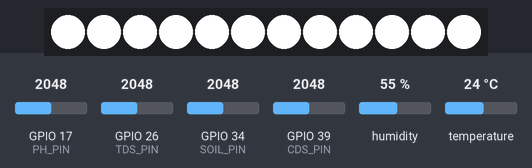
The sketch below on a simulated ESP32. On the bench: 12 RGB LEDs in strip order, left to right. The inputs (shaded band) are chosen by the test bench; at power-on: GPIO 39 (CDS_PIN) = 2048, GPIO 17 (PH_PIN) = 2048, GPIO 26 (TDS_PIN) = 2048, GPIO 34 (SOIL_PIN) = 2048, humidity 55 %, temperature 24 °C. Dim RGB values are drawn brighter than linear; WiFi joins after 1.5 s; servers stay silent unless stated; no MQTT or app messages arrive unless stated; what the sketch prints to the serial monitor is not drawn.

Above: at 4.2 s.
4.3 s: GPIO 39 (CDS_PIN) set to 1960
5.8 s: GPIO 39 (CDS_PIN) set to 2866
7.4 s: GPIO 39 (CDS_PIN) set to 3972
At 12.6 s:
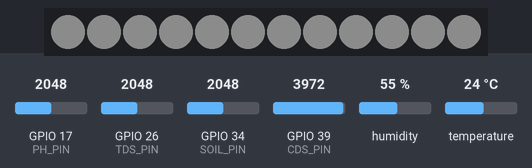
Timing chart, 0 to 14.1 s (numbered marks = the images above; inputs shaded):
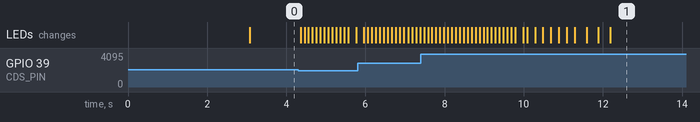

The sketch:

ESP32_A.ino
```cpp
#include <WiFi.h>
#include <PubSubClient.h>
#include <ArduinoJson.h>
#include <DHT.h>
#include <Adafruit_NeoPixel.h>
#include <math.h>

// ====== WiFi & MQTT ======
const char* ssid = "Galaxy";
const char* password = "123456789";
const char* mqtt_server = "10.145.189.61";

// ====== Pins ======
#define DHTPIN   4
#define DHTTYPE  DHT11
#define PH_PIN   17
#define TDS_PIN  26
#define SOIL_PIN 34
#define CDS_PIN  39
#define LED_PIN  15
#define NUM_LEDS 12

// ====== Globals ======
WiFiClient espClient;
PubSubClient client(espClient);
DHT dht(DHTPIN, DHTTYPE);
Adafruit_NeoPixel strip(NUM_LEDS, LED_PIN, NEO_GRB + NEO_KHZ800);

float temp=0, humi=0, soil=0, cds=0, tds=0, ph=0;
uint8_t currentPwm = 120;      // 현재 네오픽셀 밝기(0~255)

// --- TDS ---
#define VREF   3.3
#define SCOUNT 30
int analogBuffer[SCOUNT];
int analogBufferTemp[SCOUNT];
int analogBufferIndex = 0;

// --- 조도 → LED 자동 제어 ---
const bool  INVERT_BRIGHTNESS = true;   // true: 밝을수록 LED 어둡게
const float EMA_ALPHA = 0.12f;          // EMA 필터 계수
const float GAMMA = 2.2f;               // 감마 보정
const uint8_t MIN_PWM = 10;             // 하한(완전 꺼짐 방지)
const uint8_t MAX_PWM = 255;

int   cdsMin = 0, cdsMax = 0;
float cdsEma = 0;

bool autoMode = true;                   // 기본 자동 모드
uint8_t manualPwm = 120;
unsigned long adaptUntil = 0;
const unsigned long ADAPT_MS = 8000;    // 초기 환경 학습 시간

// ── 토양수분 보정(마르면 0%, 젖으면 100%)
#define SOIL_DRY_RAW  3200
#define SOIL_WET_RAW  1200
int readSoilRawAvg(uint8_t n = 10) {
  long acc = 0;
  for (uint8_t i=0;i<n;i++) { acc += analogRead(SOIL_PIN); delay(2); }
  return (int)(acc / n);
}
float soilPercentFromRaw(int raw) {
  int dry = SOIL_DRY_RAW, wet = SOIL_WET_RAW;
  if (dry == wet) return 0;
  if (dry < wet) { int t=dry; dry=wet; wet=t; }
  if (raw > dry) raw = dry;
  if (raw < wet) raw = wet;
  float pct = (float)(dry - raw) * 100.0f / (float)(dry - wet);
  if (pct < 0) pct = 0; if (pct > 100) pct = 100;
  return pct;
}

// ── 네오픽셀 밝기 적용
void setWhiteBrightness(uint8_t brightness) {
  for (int i = 0; i < NUM_LEDS; i++)
    strip.setPixelColor(i, strip.Color(brightness, brightness, brightness));
  strip.show();
  currentPwm = brightness;
}

// ── 보조 함수들(TDS)
int getMedianNum(int bArray[], int len) {
  for (int i=0;i<len-1;i++)
    for (int j=0;j<len-i-1;j++)
      if (bArray[j] > bArray[j+1]) { int t=bArray[j]; bArray[j]=bArray[j+1]; bArray[j+1]=t; }
  return len%2 ? bArray[len/2] : (bArray[len/2]+bArray[len/2-1])/2;
}
float getTDS(float tempC) {
  for (int i=0;i<SCOUNT;i++) analogBufferTemp[i]=analogBuffer[i];
  int median = getMedianNum(analogBufferTemp, SCOUNT);
  float voltage = median * VREF / 4095.0;
  float compensation = 1.0 + 0.02 * (tempC - 25.0);
  float compVolt = voltage / compensation;
  return (133.42*pow(compVolt,3) - 255.86*pow(compVolt,2) + 857.39*compVolt) * 0.5;
}

// ── 조도 RAW → PWM
uint8_t cdsToPwm(int cdsRaw) {
  if (millis() < adaptUntil) {     // 초기 환경 학습
    cdsMin = min(cdsMin, cdsRaw);
    cdsMax = max(cdsMax, cdsRaw);
  }
  int span = max(100, cdsMax - cdsMin);

  cdsEma = (cdsEma == 0 ? cdsRaw : EMA_ALPHA * cdsRaw + (1.0f - EMA_ALPHA) * cdsEma);

  float norm = (cdsEma - cdsMin) / (float)span;
  norm = constrain(norm, 0.0f, 1.0f);

  float level = INVERT_BRIGHTNESS ? (1.0f - norm) : norm;

  float gammaLevel = pow(level, 1.0f / GAMMA);

  int pwm = (int)round(gammaLevel * MAX_PWM);
  return (uint8_t)constrain(pwm, MIN_PWM, MAX_PWM);
}

// ── Wi-Fi / MQTT
void setup_wifi() {
  WiFi.begin(ssid, password);
  Serial.print("Connecting to WiFi");
  while (WiFi.status() != WL_CONNECTED) { delay(500); Serial.print("."); }
  Serial.println("\nWiFi connected. IP: " + WiFi.localIP().toString());
}

void mqttCallback(char* topic, byte* payload, unsigned int length) {
  StaticJsonDocument<256> doc;
  auto err = deserializeJson(doc, payload, length);
  if (!err) {
    if (doc.containsKey("mode")) {
      const char* m = doc["mode"];
      if (m && strcasecmp(m,"auto")==0)  autoMode = true;
      if (m && strcasecmp(m,"manual")==0){ autoMode = false; }
    }
    if (doc.containsKey("pwm")) {
      manualPwm = (uint8_t)constrain((int)doc["pwm"], 0, 255);
      if (!autoMode) setWhiteBrightness(manualPwm);
    }
  }
}

void ensureMqtt() {
  while (!client.connected()) {
    if (client.connect("SmartFarmBoard")) {
      client.subscribe("led/control"); // 제어만 받음
      // ※ led/status 같은 상태 브로드캐스트 없음 (pwm/mode 안 보냄)
    } else {
      delay(2000);
    }
  }
}

void setup() {
  Serial.begin(115200);

  // ADC
  analogSetWidth(12);
  analogSetPinAttenuation(CDS_PIN,  ADC_11db);
  analogSetPinAttenuation(SOIL_PIN, ADC_11db);
  analogSetPinAttenuation(TDS_PIN,  ADC_11db);
  analogSetPinAttenuation(PH_PIN,   ADC_11db);

  // LED
  strip.begin();
  strip.setBrightness(255);
  strip.clear(); strip.show();
  setWhiteBrightness(currentPwm);

  // DHT
  dht.begin();
  delay(1500);

  // 네트워크 & MQTT
  setup_wifi();
  client.setServer(mqtt_server, 1883);
  client.setCallback(mqttCallback);
  client.setBufferSize(512);
  ensureMqtt();

  // 조도 초기 보정
  int initCds = analogRead(CDS_PIN);
  cdsMin = initCds;
  cdsMax = initCds + 1;
  cdsEma = initCds;
  adaptUntil = millis() + ADAPT_MS;
}

void loop() {
  if (!client.connected()) ensureMqtt();
  client.loop();

  // ── 조도 기반 LED 자동/수동 제어 ──
  static unsigned long t_led = 0;
  if (millis() - t_led >= 100) {     // 10Hz
    t_led = millis();
    int cdsRaw = analogRead(CDS_PIN);
    cds = cdsRaw;

    if (autoMode) {
      uint8_t pwm = cdsToPwm(cdsRaw);
      if (abs((int)pwm - (int)currentPwm) >= 3) setWhiteBrightness(pwm);   // 히스테리시스
    } else {
      if (currentPwm != manualPwm) setWhiteBrightness(manualPwm);
    }
  }

  // ── TDS 샘플링 ──
  static unsigned long t_analog = 0;
  if (millis() - t_analog > 40) {
    t_analog = millis();
    analogBuffer[analogBufferIndex] = analogRead(TDS_PIN);
    analogBufferIndex = (analogBufferIndex + 1) % SCOUNT;
  }

  // ── 환경 센서 ──
  static unsigned long t_env = 0;
  if (millis() - t_env >= 2000) {
    t_env = millis();
    float t = dht.readTemperature();
    float h = dht.readHumidity();
    if (!isnan(t) && !isnan(h)) { temp = t; humi = h; }
    tds  = getTDS(temp);
    int phRaw = analogRead(PH_PIN);
    ph = map(phRaw, 0, 4095, 140, 0) / 10.0;
  }

  // ── 5초마다 MQTT 발행 ──
  static unsigned long t_pub = 0;
  if (millis() - t_pub > 5000) {
    t_pub = millis();
    soil = soilPercentFromRaw(readSoilRawAvg(10));

    humi = soil; // ★ CHANGED: '습도' 필드에 토양수분(%)을 사용

    StaticJsonDocument<256> doc;
    doc["temp"] = temp;
    doc["humi"] = humi;   // ★ CHANGED: 토양수분 값이 들어감(단위 %)
    doc["soil"] = soil;   // 필요하면 유지(대시보드 호환용)
    doc["cds"]  = cds;    // RAW (0~4095)
    doc["tds"]  = tds;
    doc["ph"]   = ph;

    char payload[192];
    size_t n = serializeJson(doc, payload);
    client.publish("etboard/sensor", payload, n);

    // 시리얼: H에 토양수분이 표시됨
    Serial.printf("PUB -> T:%.1f H:%.0f S:%.0f%% L:%.0f TDS:%.1f pH:%.1f\n",
                  temp, humi, soil, cds, tds, ph);
  }
}
```
